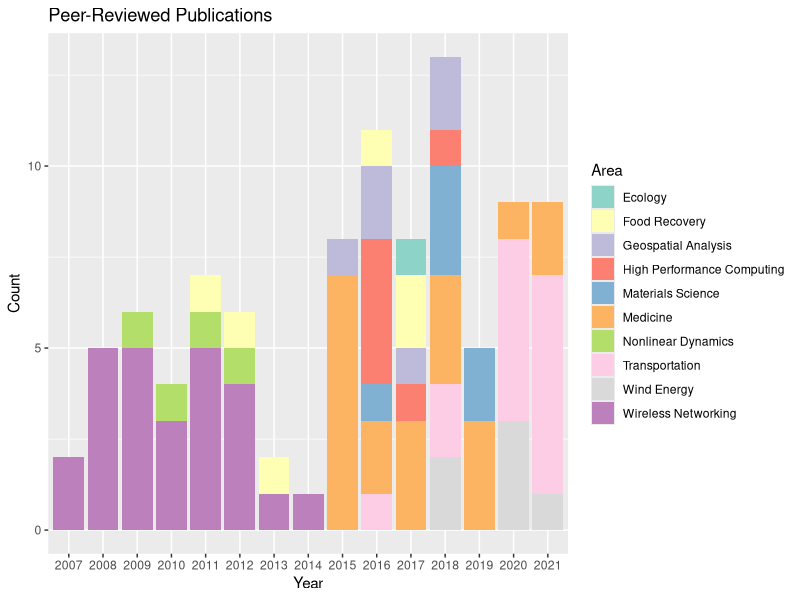
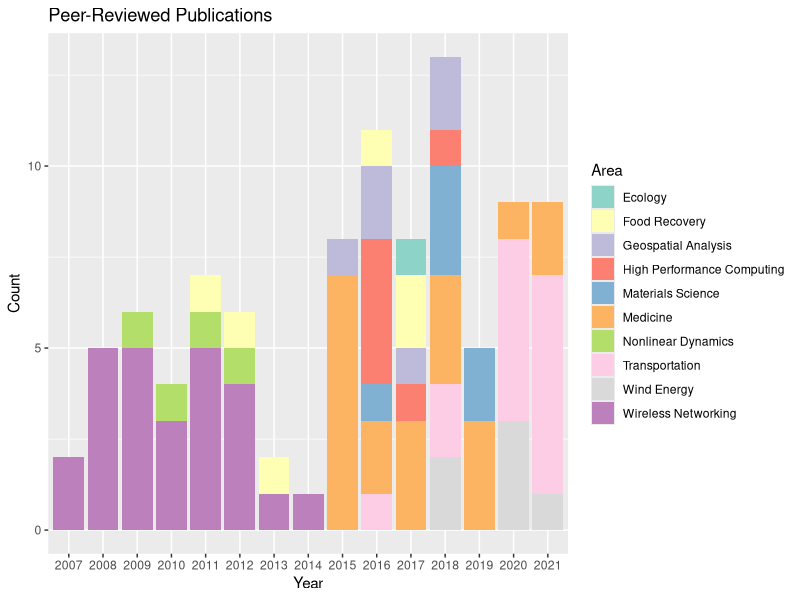

The R source for these figures, in order:
d <- read.csv('pubs.csv',header=T)

library(ggplot2)

qplot(factor(year),data=d,geom="bar",fill=factor(cat),xlab="Year",ylab="Count") + 
  scale_fill_brewer(name="Area",palette="Set3") + ggtitle("Peer-Reviewed Publications") + 
  theme(plot.background=element_rect(fill = "transparent",colour = NA))
ggsave("pubs.jpg",width=10,height=3)